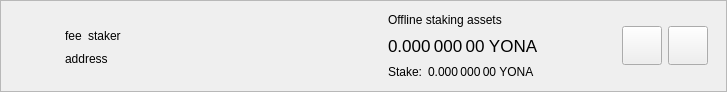
<?xml version="1.0" encoding="UTF-8"?>
<ui version="4.0">
 <class>DelegationItemWidget</class>
 <widget class="QWidget" name="DelegationItemWidget">
  <property name="geometry">
   <rect>
    <x>0</x>
    <y>0</y>
    <width>727</width>
    <height>92</height>
   </rect>
  </property>
  <property name="sizePolicy">
   <sizepolicy hsizetype="Preferred" vsizetype="Maximum">
    <horstretch>0</horstretch>
    <verstretch>0</verstretch>
   </sizepolicy>
  </property>
  <property name="windowTitle">
   <string>Form</string>
  </property>
  <layout class="QVBoxLayout" name="verticalLayout_2">
   <property name="spacing">
    <number>0</number>
   </property>
   <property name="leftMargin">
    <number>0</number>
   </property>
   <property name="topMargin">
    <number>0</number>
   </property>
   <property name="rightMargin">
    <number>0</number>
   </property>
   <property name="bottomMargin">
    <number>0</number>
   </property>
   <item>
    <widget class="QFrame" name="delegationItemFrame">
     <property name="frameShape">
      <enum>QFrame::StyledPanel</enum>
     </property>
     <property name="frameShadow">
      <enum>QFrame::Raised</enum>
     </property>
     <layout class="QHBoxLayout" name="horizontalLayout">
      <property name="topMargin">
       <number>0</number>
      </property>
      <property name="bottomMargin">
       <number>0</number>
      </property>
      <item>
       <widget class="QLabel" name="delegationLogo">
        <property name="sizePolicy">
         <sizepolicy hsizetype="Fixed" vsizetype="Fixed">
          <horstretch>0</horstretch>
          <verstretch>0</verstretch>
         </sizepolicy>
        </property>
        <property name="minimumSize">
         <size>
          <width>40</width>
          <height>40</height>
         </size>
        </property>
        <property name="alignment">
         <set>Qt::AlignCenter</set>
        </property>
       </widget>
      </item>
      <item>
       <widget class="QStackedWidget" name="stackedWidget">
        <property name="currentIndex">
         <number>0</number>
        </property>
        <widget class="QWidget" name="page">
         <layout class="QHBoxLayout" name="horizontalLayout_4">
          <item>
           <layout class="QHBoxLayout" name="horizontalLayout_3">
            <item>
             <layout class="QVBoxLayout" name="verticalLayout">
              <property name="rightMargin">
               <number>15</number>
              </property>
              <item>
               <spacer name="verticalSpacer_2">
                <property name="orientation">
                 <enum>Qt::Vertical</enum>
                </property>
                <property name="sizeHint" stdset="0">
                 <size>
                  <width>20</width>
                  <height>0</height>
                 </size>
                </property>
               </spacer>
              </item>
              <item alignment="Qt::AlignLeft">
               <widget class="QWidget" name="widgetDelegation" native="true">
                <property name="minimumSize">
                 <size>
                  <width>280</width>
                  <height>0</height>
                 </size>
                </property>
                <layout class="QHBoxLayout" name="horizontalLayout_2" stretch="0,0,1">
                 <property name="leftMargin">
                  <number>0</number>
                 </property>
                 <property name="topMargin">
                  <number>0</number>
                 </property>
                 <property name="rightMargin">
                  <number>0</number>
                 </property>
                 <property name="bottomMargin">
                  <number>0</number>
                 </property>
                 <item alignment="Qt::AlignLeft">
                  <widget class="QLabel" name="labelFee">
                   <property name="text">
                    <string>fee</string>
                   </property>
                   <property name="textInteractionFlags">
                    <set>Qt::LinksAccessibleByMouse|Qt::TextSelectableByMouse</set>
                   </property>
                  </widget>
                 </item>
                 <item alignment="Qt::AlignLeft">
                  <widget class="QLabel" name="labelStaker">
                   <property name="text">
                    <string>staker</string>
                   </property>
                   <property name="textInteractionFlags">
                    <set>Qt::LinksAccessibleByMouse|Qt::TextSelectableByMouse</set>
                   </property>
                  </widget>
                 </item>
                 <item>
                  <spacer name="horizontalSpacer">
                   <property name="orientation">
                    <enum>Qt::Horizontal</enum>
                   </property>
                   <property name="sizeType">
                    <enum>QSizePolicy::Minimum</enum>
                   </property>
                   <property name="sizeHint" stdset="0">
                    <size>
                     <width>0</width>
                     <height>20</height>
                    </size>
                   </property>
                  </spacer>
                 </item>
                </layout>
               </widget>
              </item>
              <item alignment="Qt::AlignLeft">
               <widget class="QLabel" name="labelAddress">
                <property name="text">
                 <string>address</string>
                </property>
                <property name="textInteractionFlags">
                 <set>Qt::LinksAccessibleByMouse|Qt::TextSelectableByMouse</set>
                </property>
               </widget>
              </item>
              <item>
               <spacer name="verticalSpacer">
                <property name="orientation">
                 <enum>Qt::Vertical</enum>
                </property>
                <property name="sizeHint" stdset="0">
                 <size>
                  <width>20</width>
                  <height>0</height>
                 </size>
                </property>
               </spacer>
              </item>
             </layout>
            </item>
            <item>
             <widget class="QWidget" name="vLineAssets" native="true">
              <property name="minimumSize">
               <size>
                <width>1</width>
                <height>0</height>
               </size>
              </property>
             </widget>
            </item>
            <item>
             <widget class="QWidget" name="widgetStakingAssets" native="true">
              <property name="sizePolicy">
               <sizepolicy hsizetype="Minimum" vsizetype="Preferred">
                <horstretch>0</horstretch>
                <verstretch>0</verstretch>
               </sizepolicy>
              </property>
              <layout class="QVBoxLayout" name="verticalLayout_3">
               <property name="leftMargin">
                <number>15</number>
               </property>
               <property name="topMargin">
                <number>0</number>
               </property>
               <property name="rightMargin">
                <number>15</number>
               </property>
               <property name="bottomMargin">
                <number>0</number>
               </property>
               <item>
                <widget class="QLabel" name="labelAssetsText">
                 <property name="text">
                  <string>Offline staking assets</string>
                 </property>
                 <property name="alignment">
                  <set>Qt::AlignLeading|Qt::AlignLeft|Qt::AlignVCenter</set>
                 </property>
                </widget>
               </item>
               <item>
                <widget class="QLabel" name="labelAssets">
                 <property name="font">
                  <font>
                   <pointsize>13</pointsize>
                  </font>
                 </property>
                 <property name="cursor">
                  <cursorShape>IBeamCursor</cursorShape>
                 </property>
                 <property name="toolTip">
                  <string>Your current spendable balance</string>
                 </property>
                 <property name="text">
                  <string notr="true">0.000 000 00 YONA</string>
                 </property>
                 <property name="alignment">
                  <set>Qt::AlignLeading|Qt::AlignLeft|Qt::AlignVCenter</set>
                 </property>
                 <property name="textInteractionFlags">
                  <set>Qt::LinksAccessibleByMouse|Qt::TextSelectableByMouse</set>
                 </property>
                </widget>
               </item>
               <item>
                <layout class="QHBoxLayout" name="horizontalLayout_6">
                 <property name="spacing">
                  <number>6</number>
                 </property>
                 <item>
                  <widget class="QLabel" name="labelStakeText">
                   <property name="sizePolicy">
                    <sizepolicy hsizetype="Maximum" vsizetype="Preferred">
                     <horstretch>0</horstretch>
                     <verstretch>0</verstretch>
                    </sizepolicy>
                   </property>
                   <property name="text">
                    <string>Stake:</string>
                   </property>
                   <property name="alignment">
                    <set>Qt::AlignLeading|Qt::AlignLeft|Qt::AlignVCenter</set>
                   </property>
                  </widget>
                 </item>
                 <item>
                  <widget class="QLabel" name="labelStake">
                   <property name="text">
                    <string>0.000 000 00 YONA</string>
                   </property>
                   <property name="alignment">
                    <set>Qt::AlignLeading|Qt::AlignLeft|Qt::AlignVCenter</set>
                   </property>
                   <property name="textInteractionFlags">
                    <set>Qt::LinksAccessibleByMouse|Qt::TextSelectableByMouse</set>
                   </property>
                  </widget>
                 </item>
                 <item>
                  <spacer name="horizontalSpacer_4">
                   <property name="orientation">
                    <enum>Qt::Horizontal</enum>
                   </property>
                   <property name="sizeType">
                    <enum>QSizePolicy::Minimum</enum>
                   </property>
                   <property name="sizeHint" stdset="0">
                    <size>
                     <width>0</width>
                     <height>0</height>
                    </size>
                   </property>
                  </spacer>
                 </item>
                </layout>
               </item>
              </layout>
             </widget>
            </item>
            <item>
             <spacer name="horizontalSpacer_2">
              <property name="orientation">
               <enum>Qt::Horizontal</enum>
              </property>
              <property name="sizeHint" stdset="0">
               <size>
                <width>193</width>
                <height>20</height>
               </size>
              </property>
             </spacer>
            </item>
            <item>
             <widget class="QToolButton" name="buttonSplit">
              <property name="text">
               <string/>
              </property>
              <property name="iconSize">
               <size>
                <width>32</width>
                <height>32</height>
               </size>
              </property>
             </widget>
            </item>
            <item>
             <widget class="QToolButton" name="buttonRemove">
              <property name="text">
               <string/>
              </property>
              <property name="iconSize">
               <size>
                <width>32</width>
                <height>32</height>
               </size>
              </property>
             </widget>
            </item>
           </layout>
          </item>
         </layout>
        </widget>
        <widget class="QWidget" name="page_2">
         <layout class="QHBoxLayout" name="horizontalLayout_5">
          <item>
           <widget class="QLabel" name="labelNewDelegation">
            <property name="text">
             <string>Add new delegations</string>
            </property>
           </widget>
          </item>
          <item>
           <spacer name="horizontalSpacer_3">
            <property name="orientation">
             <enum>Qt::Horizontal</enum>
            </property>
            <property name="sizeHint" stdset="0">
             <size>
              <width>408</width>
              <height>20</height>
             </size>
            </property>
           </spacer>
          </item>
          <item>
           <widget class="QToolButton" name="buttonRestore">
            <property name="text">
             <string/>
            </property>
            <property name="iconSize">
             <size>
              <width>32</width>
              <height>32</height>
             </size>
            </property>
           </widget>
          </item>
          <item>
           <widget class="QToolButton" name="buttonAdd">
            <property name="text">
             <string/>
            </property>
            <property name="iconSize">
             <size>
              <width>32</width>
              <height>32</height>
             </size>
            </property>
           </widget>
          </item>
         </layout>
        </widget>
       </widget>
      </item>
     </layout>
    </widget>
   </item>
  </layout>
 </widget>
 <resources/>
 <connections/>
</ui>
